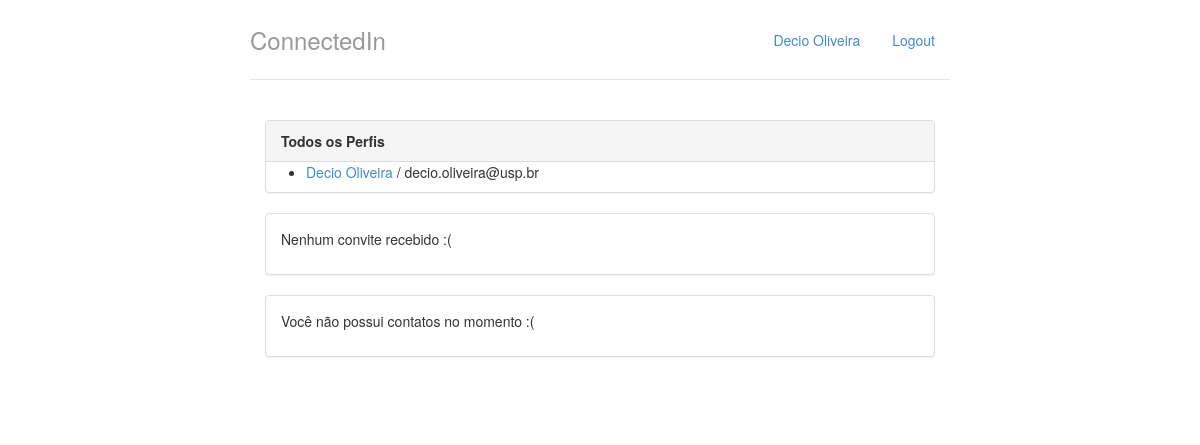
The app's page / (signed in), older data.
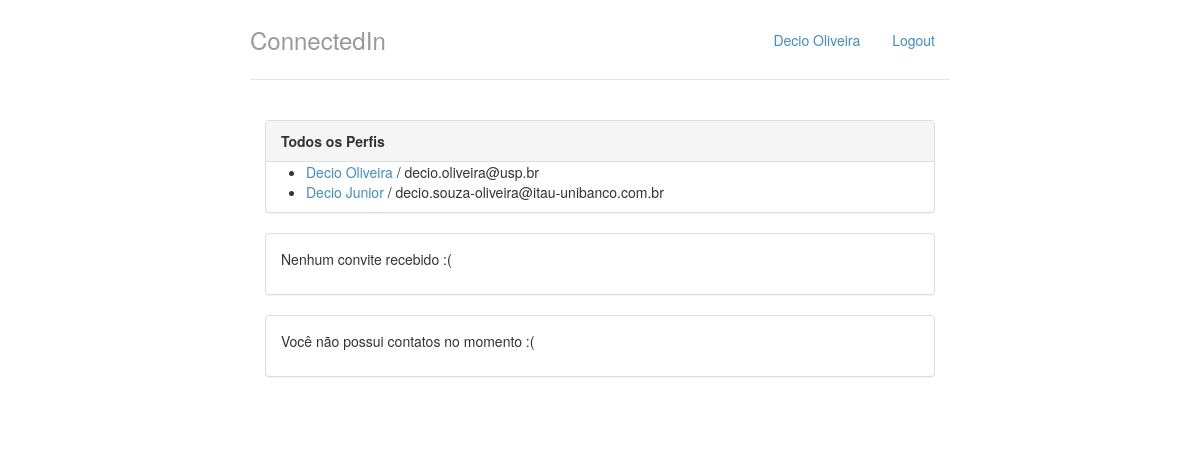
The same page, newer data.
### perfis/models.py (models this page shows, shortened)
class Perfil(models.Model):
    nome = models.CharField(max_length=255, null=False)
    telefone = models.CharField(max_length=15, null=False)
    nome_empresa = models.CharField(max_length=255, null=False)
    contatos = models.ManyToManyField('self')
    usuario = models.OneToOneField(User, related_name="perfil")
    @property
    def email(self):
        return self.usuario.email

### perfis/views.py (the view)
# urls.py: url(r'^$', views.index, name='index'),
@login_required
@require_http_methods(["GET"])
def index(request):
	return render(request, 'index.html', { 'perfis' : Perfil.objects.all(), 'perfil_logado' : get_perfil_logado(request)})

### perfis/views.py (called while the page is built)
@login_required
def get_perfil_logado(request):
	return request.user.perfil

### perfis/templates/index.html
{% extends "base.html" %}
{% block body %}
<div class="col-lg-12">
    <div class="panel panel-default">
        <div class="panel-heading">
            <strong>Todos os Perfis</strong>
        </div>
        {% if perfis %}
          <ul>
              {% for perfil in perfis %}
                  <li>
                    <a href="{% url 'exibir' perfil.id%}">{{ perfil.nome }}</a> / {{ perfil.email }}
                  </li>
              {% endfor %}
          </ul>
        {% else %}
          <p>Nenhum Perfil encontrado</p>
        {% endif %}
    </div>
    <div class="panel panel-default">
        {% with total_de_convites=perfil_logado.convites_recebidos.count %}
          {% if total_de_convites %}
              <div class="panel-heading">
                  <strong>Você tem {{ total_de_convites }} convite{{ total_de_convites|pluralize }} aguardando aprovação</strong>
              </div>
              <ul class="list-group">
                  {% for convite in perfil_logado.convites_recebidos.all %}
                      <li class="list-group-item">
                              {{ convite.solicitante.nome }}
                              <a href="{% url 'aceitar' convite.id %}" class="pull-right">aceitar</a>
                      </li>
                  {% endfor %}
              </ul>
          {% else %}
              <div class="panel-body">
                  <p>Nenhum convite recebido :(</p>
              </div>
          {% endif %}
        {% endwith %}
    </div>
    <div class="panel panel-default">
    {% with total_de_contatos=perfil_logado.contatos.count %}
        {% if total_de_contatos %}
            <div class="panel-heading">
                    <strong>Você tem {{total_de_contatos}} contato{{ total_de_contatos|pluralize }}</strong>
            </div>
            <ul class="list-group">
                {% for contato in perfil_logado.contatos.all %}
                    <a href="{% url 'exibir' contato.id %}" class="list-group-item">{{ contato.nome }} // {{ contato.email }}</a>
                {% endfor %}
            </ul>
        {% else %}
            <div class="panel-body">
                <p>Você não possui contatos no momento :(</p>
            </div>
        {% endif %}
    {% endwith %}
  </div>
</div>
{% endblock %}

### perfis/templates/base.html (shortened to what this page needs)
{% load staticfiles %}
<!DOCTYPE html>
<html lang="pt">
  <head>
    <link href="{% static "styles/bootstrap.css" %}" rel="stylesheet">
    <link href="{% static "styles/main.css" %}" rel="stylesheet">
  </head>
  <body>
    <div class="container">
      <div class="header">
        <ul class="nav nav-pills pull-right">
          <li class=""><a href="{% url 'index' %}">{{perfil_logado.nome}}</a></li>
          <li class=""><a href="/logout/">Logout</a></li>
        </ul>
        <h3 class="text-muted">ConnectedIn</h3>
      </div>
      <div class="row content">
        {% block body %}
        {% endblock %}
      </div>
    </div>
  </body>
</html>

### perfis/static/styles/main.css (style rules this page uses)
body { padding-top: 20px; padding-bottom: 20px; }
.header, .content, .footer { padding-left: 15px; padding-right: 15px; }
.header { border-bottom: 1px solid #e5e5e5; }
.header h3 { margin-top: 0; margin-bottom: 0; line-height: 40px; padding-bottom: 19px; }
@media (min-width: 768px) { .container { max-width: 730px; } }
.content { margin: 40px 0; }
@media screen and (min-width: 768px) { .header, .content, .footer { padding-left: 0; padding-right: 0; } }
@media screen and (min-width: 768px) { .header { margin-bottom: 30px; } }

Row changes from the older to the newer data that the page shows:
added Perfil: nome "Decio Junior", email "decio.souza-oliveira@itau-unibanco.com.br"
